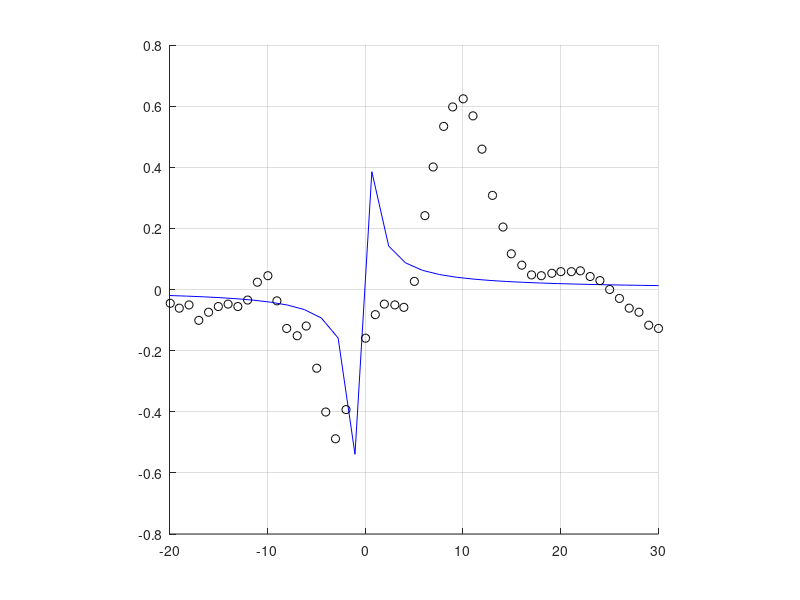

Source code (MATLAB):
clearvars -except Cl_TAT_rot cls
close all; clc;

% ---------- USER DEFINED ---------- 
V_inf = 25; 
alpha_deg = 0.4;
alpha_rad = deg2rad(alpha_deg);
a1 = [3]; % Tail location : L = 3*c = a1*c 
a2 = [1]; % Tail location : H = 1*c = a2*c 

%  ---------- EXP DATA ---------- 
alpha_exp = load('data/fig10_tail_alpha.txt');
Cl_exp = load('data/fig10_tail_CL.txt');
for i=1:length(alpha_exp)-1
    if alpha_exp(i) == -1.029185868000000
        alpha_exp(i)=[];
        Cl_exp(i)=[];
    end
    if alpha_exp(i) == 10.030721970000000
        alpha_slope2 = alpha_exp(i);
        Cl_slope2 = Cl_exp(i);
    end
    if alpha_exp(i) == -3.026113671000000
        alpha_slope1 = alpha_exp(i);
        Cl_slope1 = Cl_exp(i);
    end
end
slope_exp = (Cl_slope2-Cl_slope1)/(alpha_slope2-alpha_slope1);
b = Cl_slope2 - slope_exp*alpha_slope2;
f_slope_exp = slope_exp .* linspace(-5,10,30) + b;


% ---------------------- DEF-CIRCLE ----------------------
mu_y = 0.085; 
mu_x = 0.025; 
mu   = mu_y + 1i*mu_x;
R    = abs(mu - 1); 
theta_rad = linspace(0,2*pi,1000);
zeta_circle = R * exp(1i * theta_rad) + mu;
chi_circle = real(zeta_circle);
eta_circle = imag(zeta_circle);

% ---------------------- DEF-PROFILE ----------------------
z_profil = zeta_circle + 1 ./ zeta_circle;
x_profil = real(z_profil); y_profil = imag(z_profil);
c_profil = max(x_profil)-min(x_profil);
scaling_factor = 50/c_profil;

% Rescale of velocity : 
V_inf = V_inf/scaling_factor;

% ---------------------- VELOCITY FIELD ----------------------
Gamma = 4 * pi * V_inf * R * sin(alpha_rad + asin(mu_y / R)); % KUTTA CONDITION

lim = 25;
subdivision = 450;
[xi, eta] = meshgrid(linspace(-lim, lim, subdivision), linspace(-lim, lim, subdivision));
zeta = xi + 1i * eta;
z = zeta + R^2 ./ zeta; 
dz_dzeta = 1 - (R^2 ./ zeta.^2); 
W_tilde = V_inf * exp(-1i * alpha_rad) ...
    + (1i * Gamma) ./ (2 * pi * (zeta - mu)) ...
    - V_inf * R^2 * exp(1i * alpha_rad) ./ (zeta - mu).^2;
W = W_tilde ./ dz_dzeta;

u_circle =  real(W_tilde);
v_circle = -imag(W_tilde);
inside_circle = abs(zeta - mu) < R;

u_profil = real(W);
v_profil = -imag(W);

% ---------------------- TAIL LOCATION ----------------------
L = a1.*c_profil; H = a2.*c_profil;
x_tail_pos = min(x_profil) + L.*cos(alpha_rad);
y_tail_pos = c_profil / 2 + L*sin(alpha_rad);
[~, idx_x] = min(abs(xi(1,:) - x_tail_pos)); 
[~, idx_y] = min(abs(eta(:,1) - y_tail_pos)); 
u_at_point = u_profil(idx_y, idx_x);
v_at_point = v_profil(idx_y, idx_x);

theta_rad = atan2(v_at_point, u_at_point);
theta_deg = rad2deg(theta_rad);
amplitude = sqrt(u_at_point.^2 + v_at_point.^2);

% ---------------------- TA THEORY ----------------------
% ---------------------- Camberline (Joukowski Profile)
x_profil_up = [];
x_profil_down = [];
y_profil_up = [];
y_profil_down = [];
y_camber = [];
for i = 1:length(y_profil)
    if y_profil(i) > 0
        y_profil_up   = [y_profil_up,   y_profil(i)];
        x_profil_up   = [x_profil_up,   x_profil(i)];
    else
        y_profil_down = [y_profil_down, y_profil(i)];
        x_profil_down = [x_profil_down, x_profil(i)];
    end
end

x_profil_interp      = interp1(x_profil_up,   x_profil_up,    x_profil_down, 'linear');
y_profil_up   = interp1(x_profil_up,   y_profil_up,    x_profil_interp     , 'linear');
y_profil_down = interp1(x_profil_down, y_profil_down,  x_profil_interp     , 'linear');

for i = 1:length(x_profil_interp)
    y_camber = [y_camber, (y_profil_up(i)+y_profil_down(i))/2];
end

% ---------------------- Camberline Rotation
r = [cos(theta_rad), -sin(theta_rad); sin(theta_rad), cos(theta_rad)];
rotated_up = r * [x_profil_interp; y_profil_up];
x_rot_up = rotated_up(1,:);
y_rot_up = rotated_up(2,:);
rotated_down = r * [x_profil_interp; y_profil_down];
x_rot_down = rotated_down(1,:);
y_rot_down = rotated_down(2,:);
rotated_camber = r * [x_profil_interp; y_camber];
x_rot_camber = rotated_camber(1,:);
y_rot_camber = rotated_camber(2,:);

% Rescale of tail (Paper : c_T = c_W/2)
x_profil_interp = x_profil_interp./2;
y_profil_up = y_profil_up./2;
y_profil_down = y_profil_down./2;

x_rot_up = x_rot_up./2;
y_rot_up = y_rot_up./2;
x_rot_down = x_rot_down./2;
y_rot_down = y_rot_down./2;

x_rot_camber = x_rot_camber./2;
y_rot_camber = y_rot_camber./2;

% ---------------------- TA Theory formulas
dyc_dx = diff(y_camber)./diff(x_profil_interp);
dyc_dx_rot = diff(y_rot_camber)./diff(x_rot_camber);

theta = acos(1-2.*x_profil_interp);
theta_rot = acos(1-2.*x_rot_camber);
dtheta = linspace(0,2*pi,407);

A0     = 1/pi .* trapz(dyc_dx     ,dtheta);
A0_rot = 1/pi .* trapz(dyc_dx_rot ,dtheta);
A1     = 2/pi .* trapz(dyc_dx     .*cos(theta(:,2:end))       , dtheta);
A1_rot = 2/pi .* trapz(dyc_dx_rot .*cos(theta_rot(:,2:end))   , dtheta); 
A2     = 2/pi .* trapz(dyc_dx     .*cos(2.*theta(:,2:end))    , dtheta);
A2_rot = 2/pi .* trapz(dyc_dx_rot .*cos(2.*theta_rot(:,2:end)), dtheta);

alpha_TAT = linspace(-20,30,30);
Cl_TAT     = 2*pi.*alpha_TAT + pi*(A1-2*A0);
Cl_TAT_rot = 2*pi.*alpha_TAT + pi*(A1_rot-2*A0_rot);
Cl_TAT = (Cl_TAT - Cl_TAT_rot) ./ Cl_TAT_rot;

CL = 2*pi*theta_rad + pi*(A1_rot - 2*A0_rot);

% Results
figure; hold on; grid on;
plot(alpha_TAT,Cl_TAT,'b')
plot(alpha_exp,Cl_exp,'ko')
axis square;

